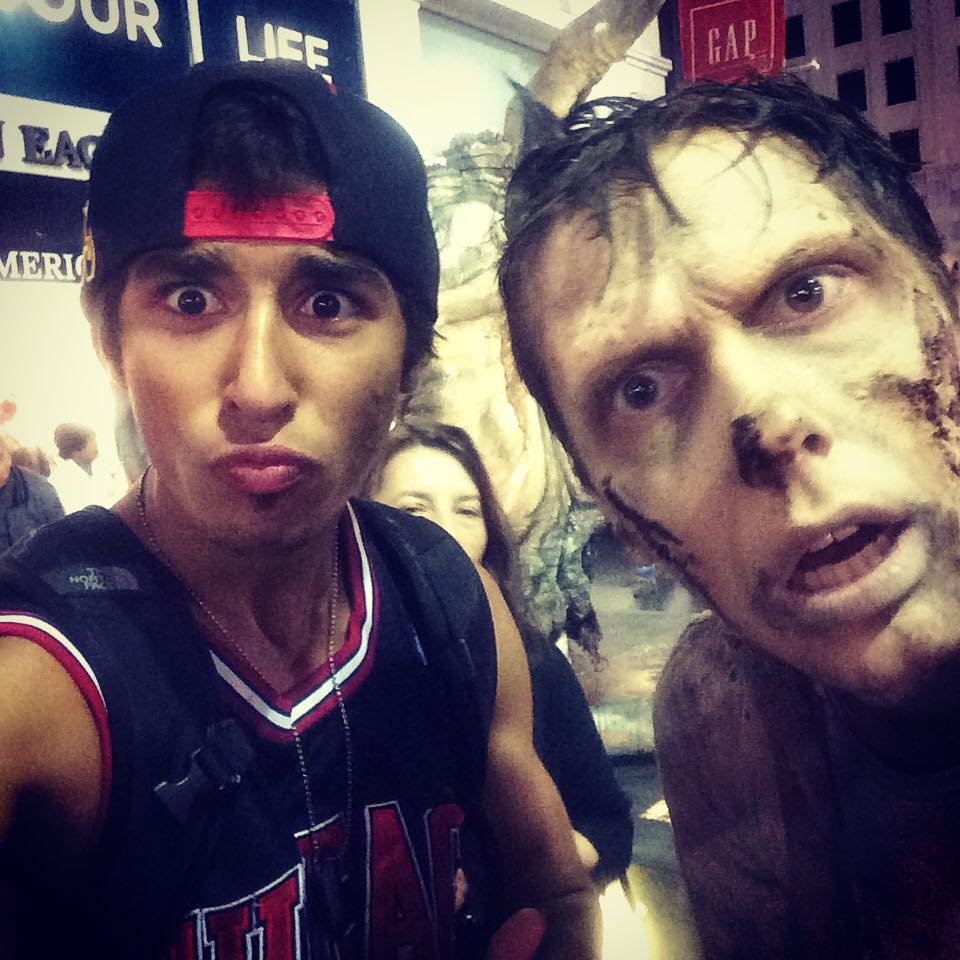
#> input picture Second_Project/mo.jpg, 960 x 960 px, found by its file name
$ python TK.py   (Python 2 division)
#> lines starting #> are read from the running program, lines starting #| are printed output that depends on the picture
#> in handle_image_conversion, image is the input picture: PIL image 960x960 RGB; mean R, G, B 101.8, 86.5, 93.9
from PIL import Image   # Not good for project

ASCII_CHARS = [ '#', '?', '%', '.', 'S', '+', '.', '*', ':', ',', '@']


def scale_image(image, new_width=100):
    """Resizes an image preserving the aspect ratio.
    """
#> called with new_width = 100
    (original_width, original_height) = image.size
#> original_width = 960; original_height = 960
    aspect_ratio = original_height/float(original_width)
#> aspect_ratio = 1
    new_height = int(aspect_ratio * new_width)
#> new_height = 100

    new_image = image.resize((new_width, new_height))
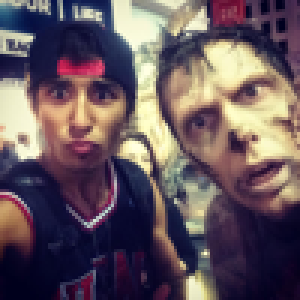
#> new_image: PIL image 100x100 RGB (shown 3 times larger); mean R, G, B 101.8, 86.5, 94
    return new_image


def convert_to_grayscale(image):
    return image.convert('L')
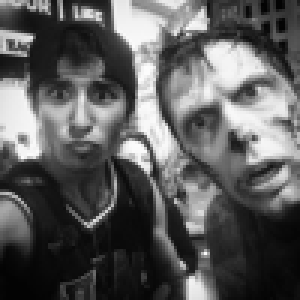
#> returned value: PIL image 100x100 L (shown 3 times larger); min 3, max 252, mean 91.9


def map_pixels_to_ascii_chars(image, range_width=25):
    """Maps each pixel to an ascii char based on the range
    in which it lies.

    0-255 is divided into 11 ranges of 25 pixels each.
    """
#> called with range_width = 25

    pixels_in_image = list(image.getdata())
#> pixels_in_image = 10000 values, max 252 at index 2248, min 3 at index 92, mean 91.9
    pixels_to_chars = [ASCII_CHARS[pixel_value/range_width] for pixel_value in
            pixels_in_image]
#> pixels_to_chars = 10000 items, first 6: '*', '*', '.', '*', '*', '+'

    return "".join(pixels_to_chars)


def convert_image_to_ascii(image, new_width=100):
    image = scale_image(image)
    image = convert_to_grayscale(image)

    pixels_to_chars = map_pixels_to_ascii_chars(image)
    len_pixels_to_chars = len(pixels_to_chars)
#> len_pixels_to_chars = 10000

    image_ascii = [pixels_to_chars[index: index + new_width] for index in
            range(0, len_pixels_to_chars, new_width)]
#> image_ascii = 100 items

    return "\n".join(image_ascii)


def handle_image_conversion(image_filepath):
    image = None
    try:
        image = Image.open(image_filepath)
    except Exception as e:
        print("Unable to open image file {image_filepath}.".format(image_filepath=image_filepath))

    image_ascii = convert_image_to_ascii(image)
    print(image_ascii)
#> (printed output is left out)


if __name__ == '__main__':
    import sys
    image_file_path = '/Users/mohammadmohjoub/PycharmProjects/TK/Second_Project/mo.jpg'
    handle_image_conversion(image_file_path)
